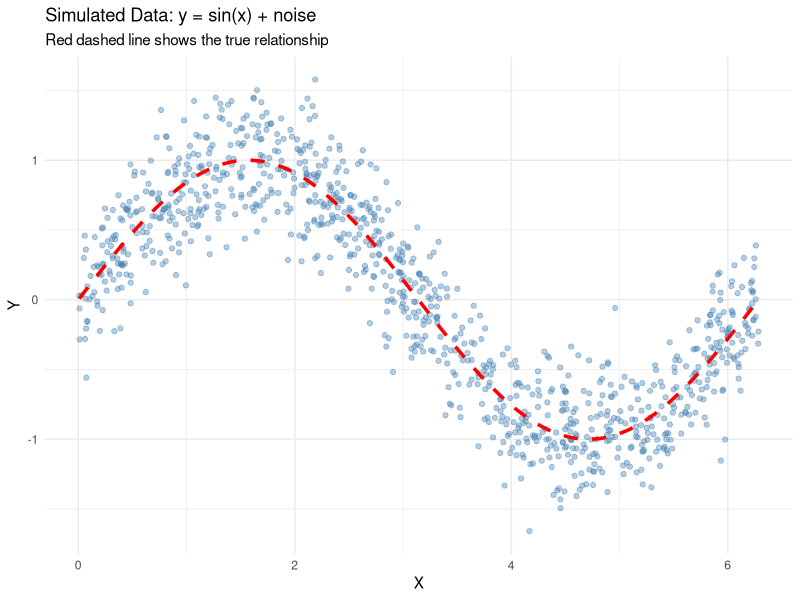
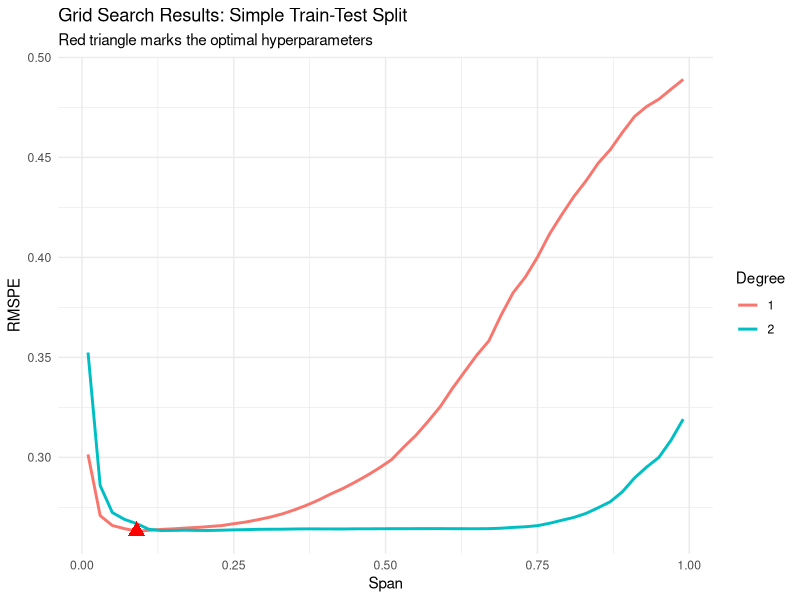
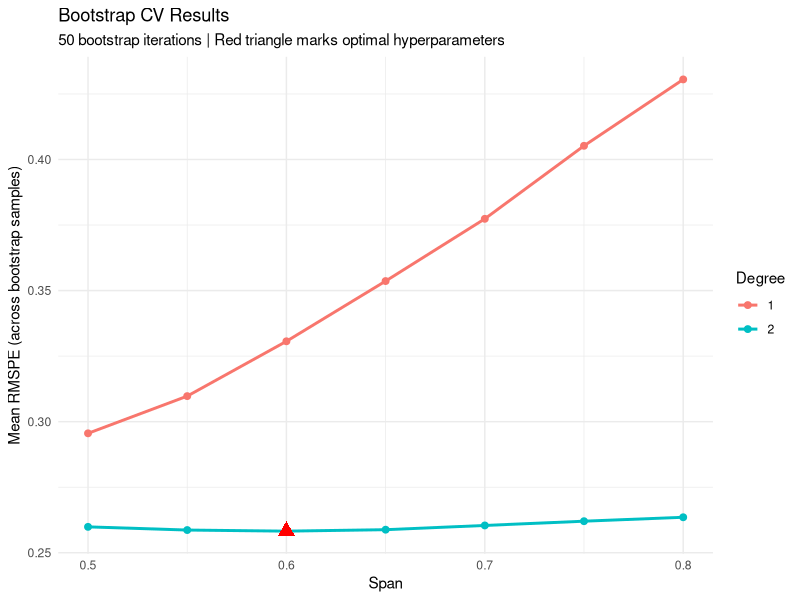

These charts were generated, in order, by the following R code:
## ---- chunk 1
library(tidyverse)
library(knitr)
library(kableExtra)
library(ggplot2)
## ---- chunk 2
n <- 1000
set.seed(1)
x <- sort(runif(n) * 2 * pi)
y <- sin(x) + rnorm(n) / 4
data <- data.frame(y = y, x = x)
## ---- chunk 3
ggplot(data, aes(x = x, y = y)) +
  geom_point(alpha = 0.4, color = "steelblue") +
  geom_line(aes(y = sin(x)), color = "red", size = 1.2, linetype = "dashed") +
  labs(
    title = "Simulated Data: y = sin(x) + noise",
    subtitle = "Red dashed line shows the true relationship",
    x = "X",
    y = "Y"
  ) +
  theme_minimal()
## ---- chunk 4
# Example: Create 10 folds from 100 observations
groups <- cut(1:100, breaks = 10, labels = FALSE)
print(groups)
## ---- chunk 5
# Shuffle to get random assignment
set.seed(123)
groups <- sample(cut(1:100, breaks = 10, labels = FALSE))
print(groups)
table(groups)
## ---- chunk 6
n_unequal <- 9941  # Not evenly divisible by 10
k <- 10
folds <- cut(seq(1, n_unequal), breaks = k, labels = FALSE)
table(folds)
## ---- chunk 7
# Prepare data
k <- 10
set.seed(123) 
data_shuffled <- data[sample(nrow(data)), ]  # Shuffle rows
folds <- cut(seq(1, nrow(data)), breaks = k, labels = FALSE)

# Initialize MSPE vector
mspe <- numeric(k)

# CV loop
for (i in 1:k) {
  # Identify test indices for this fold
  testIndexes <- which(folds == i, arr.ind = TRUE)
  
  # Split data
  test <- data_shuffled[testIndexes, ]
  train <- data_shuffled[-testIndexes, ]
  
  # Fit model (using polynomial regression as example)
  model <- lm(y ~ poly(x, 4), data = train)
  
  # Predict and calculate error
  predictions <- predict(model, test)
  mspe[i] <- mean((test$y - predictions)^2)
}

# Results
cat("MSPE for each fold:\n")
print(round(mspe, 4))
cat("\nMean CV MSPE:", round(mean(mspe), 4), "\n")
cat("SD of CV MSPE:", round(sd(mspe), 4), "\n")
## ---- chunk 8
mspe_sapply <- sapply(1:k, function(i) {
  testIndexes <- which(folds == i, arr.ind = TRUE)
  test <- data_shuffled[testIndexes, ]
  train <- data_shuffled[-testIndexes, ]
  model <- lm(y ~ poly(x, 4), data = train)
  predictions <- predict(model, test)
  mean((test$y - predictions)^2)
})

cat("Results are identical:", all.equal(mspe, mspe_sapply), "\n")
## ---- chunk 9
mspe_lapply <- unlist(lapply(1:k, function(i) {
  testIndexes <- which(folds == i, arr.ind = TRUE)
  test <- data_shuffled[testIndexes, ]
  train <- data_shuffled[-testIndexes, ]
  model <- lm(y ~ poly(x, 4), data = train)
  predictions <- predict(model, test)
  mean((test$y - predictions)^2)
}))

cat("Results are identical:", all.equal(mspe, mspe_lapply), "\n")
## ---- chunk 10
nvalidate <- round(nrow(data) / k)
set.seed(123)
mysample <- sample(nrow(data))  # Shuffled indices
mspe_manual <- c()

for (i in 1:k) {
  # Calculate validation indices
  if (i < k) {
    ind_val <- mysample[((i - 1) * nvalidate + 1):(i * nvalidate)]
  } else {
    # Last fold gets remaining observations
    ind_val <- mysample[((i - 1) * nvalidate + 1):nrow(data)]
  }
  
  val <- data[ind_val, ]
  train <- data[-ind_val, ]
  
  model <- lm(y ~ poly(x, 4), data = train)
  predictions <- predict(model, val)
  mspe_manual[i] <- mean((val$y - predictions)^2)
}

cat("Mean CV MSPE (manual):", round(mean(mspe_manual), 4), "\n")
## ---- chunk 11
# Create hyperparameter grid
grid <- expand.grid(
  span = seq(from = 0.01, to = 1, by = 0.02),
  degree = c(1, 2)
)

cat("Grid has", nrow(grid), "hyperparameter combinations\n")
head(grid)
## ---- chunk 12
# Single train-test split
set.seed(42)
ind <- sample(nrow(data), 0.80 * nrow(data), replace = FALSE)
train <- data[ind, ]
test <- data[-ind, ]

cat("Training set:", nrow(train), "observations\n")
cat("Test set:", nrow(test), "observations\n")
## ---- chunk 13
# Grid search
RMSPE <- numeric(nrow(grid))

for (s in 1:nrow(grid)) {
  model <- loess(
    y ~ x,
    control = loess.control(surface = "direct"),
    degree = grid[s, "degree"],
    span = grid[s, "span"],
    data = train
  )
  
  predictions <- predict(model, test$x)
  RMSPE[s] <- sqrt(mean((test$y - predictions)^2))
}

# Best hyperparameters
best_idx <- which.min(RMSPE)
cat("\nBest hyperparameters:\n")
cat("Span:", grid[best_idx, "span"], "\n")
cat("Degree:", grid[best_idx, "degree"], "\n")
cat("RMSPE:", round(RMSPE[best_idx], 4), "\n")
## ---- chunk 14
results <- cbind(grid, RMSPE)
ggplot(results, aes(x = span, y = RMSPE, color = factor(degree))) +
  geom_line(size = 1) +
  geom_point(data = results[best_idx, ], aes(x = span, y = RMSPE), 
             color = "red", size = 4, shape = 17) +
  labs(
    title = "Grid Search Results: Simple Train-Test Split",
    subtitle = "Red triangle marks the optimal hyperparameters",
    x = "Span",
    y = "RMSPE",
    color = "Degree"
  ) +
  theme_minimal()
## ---- chunk 15
# Run grid search with different random splits
optimal_spans <- numeric(5)
optimal_degrees <- numeric(5)

for (run in 1:5) {
  set.seed(run * 10)  # Different seed each time
  ind <- sample(nrow(data), 0.80 * nrow(data), replace = FALSE)
  train <- data[ind, ]
  test <- data[-ind, ]
  
  RMSPE <- numeric(nrow(grid))
  for (s in 1:nrow(grid)) {
    model <- loess(
      y ~ x,
      control = loess.control(surface = "direct"),
      degree = grid[s, "degree"],
      span = grid[s, "span"],
      data = train
    )
    predictions <- predict(model, test$x)
    RMSPE[s] <- sqrt(mean((test$y - predictions)^2))
  }
  
  best_idx <- which.min(RMSPE)
  optimal_spans[run] <- grid[best_idx, "span"]
  optimal_degrees[run] <- grid[best_idx, "degree"]
}

cat("Optimal span across 5 different splits:\n")
print(optimal_spans)
cat("\nOptimal degree across 5 different splits:\n")
print(optimal_degrees)
## ---- chunk 16
# Use smaller grid for demonstration
grid <- expand.grid(
  span = seq(from = 0.1, to = 0.9, by = 0.1),
  degree = c(1, 2)
)

RMSPE_test <- numeric(5)  # Store final test RMSPE for 5 outer splits

for (l in 1:5) {
  # Outer split: training vs test
  set.seed(10 + l)
  ind <- sample(nrow(data), 0.80 * nrow(data), replace = FALSE)
  test <- data[-ind, ]
  modata <- data[ind, ]  # "model data" for tuning
  
  # Inner k-fold CV for hyperparameter tuning
  k <- 10
  folds <- sample(cut(seq(1, nrow(modata)), breaks = k, labels = FALSE))
  
  OPT <- numeric(k)  # Store best grid index for each fold
  
  for (i in 1:k) {
    testIndexes <- which(folds == i, arr.ind = TRUE)
    val <- modata[testIndexes, ]
    train <- modata[-testIndexes, ]
    
    RMSPE <- numeric(nrow(grid))
    
    for (s in 1:nrow(grid)) {
      model <- loess(
        y ~ x,
        control = loess.control(surface = "direct"),
        degree = grid[s, "degree"],
        span = grid[s, "span"],
        data = train
      )
      
      fit <- predict(model, val$x)
      RMSPE[s] <- sqrt(mean((val$y - fit)^2))
    }
    OPT[i] <- which.min(RMSPE)  # Best hyperparameter for this fold
  }
  
  # Get selected hyperparameters from each fold
  opgrid <- grid[OPT, ]
  colnames(opgrid) <- c("span", "degree")
  
  # Take average span and mode of degree
  opt_span <- mean(opgrid$span)
  opt_degree <- as.numeric(names(sort(table(opgrid$degree), decreasing = TRUE)[1]))
  
  # Train final model on ALL training data
  model <- loess(
    y ~ x,
    control = loess.control(surface = "direct"),
    degree = opt_degree,
    span = opt_span,
    data = modata
  )
  
  # Evaluate on test set
  fit <- predict(model, test$x)
  RMSPE_test[l] <- sqrt(mean((test$y - fit)^2))
  
  cat("Outer split", l, ": Selected span =", round(opt_span, 2), 
      ", degree =", opt_degree, ", Test RMSPE =", round(RMSPE_test[l], 4), "\n")
}

cat("\nMean Test RMSPE:", round(mean(RMSPE_test), 4), "\n")
## ---- chunk 17
grid <- expand.grid(
  span = seq(from = 0.1, to = 0.9, by = 0.1),
  degree = c(1, 2)
)

RMSPE_test <- numeric(5)

for (l in 1:5) {
  # Outer split: training vs test
  set.seed(10 + l)
  ind <- sample(nrow(data), 0.80 * nrow(data), replace = FALSE)
  test <- data[-ind, ]
  modata <- data[ind, ]
  
  # Store mean RMSPE for each hyperparameter setting
  merror <- numeric(nrow(grid))
  
  for (s in 1:nrow(grid)) {
    # Inner k-fold CV for THIS hyperparameter setting
    k <- 10
    folds <- sample(cut(seq(1, nrow(modata)), breaks = k, labels = FALSE))
    rmspe <- numeric(k)
    
    for (i in 1:k) {
      testIndexes <- which(folds == i, arr.ind = TRUE)
      val <- modata[testIndexes, ]
      train <- modata[-testIndexes, ]
      
      model <- loess(
        y ~ x,
        control = loess.control(surface = "direct"),
        degree = grid[s, "degree"],
        span = grid[s, "span"],
        data = train
      )
      
      rmspe[i] <- sqrt(mean((val$y - predict(model, val$x))^2))
    }
    
    # Average RMSPE across all folds for this hyperparameter
    merror[s] <- mean(rmspe)
  }
  
  # Select hyperparameter with lowest AVERAGE error
  opt_idx <- which.min(merror)
  opt_degree <- grid[opt_idx, "degree"]
  opt_span <- grid[opt_idx, "span"]
  
  # Train final model on ALL training data
  model <- loess(
    y ~ x,
    control = loess.control(surface = "direct"),
    degree = opt_degree,
    span = opt_span,
    data = modata
  )
  
  # Evaluate on test set
  fit <- predict(model, test$x)
  RMSPE_test[l] <- sqrt(mean((test$y - fit)^2))
  
  cat("Outer split", l, ": Selected span =", opt_span, 
      ", degree =", opt_degree, ", Test RMSPE =", round(RMSPE_test[l], 4), "\n")
}

cat("\nMean Test RMSPE:", round(mean(RMSPE_test), 4), "\n")
## ---- chunk 18
# Visualize the difference between approaches
comparison_df <- data.frame(
  Approach = factor(c("1. Single Split", "2. Per-Fold Selection", "3. Averaged Error"),
                    levels = c("1. Single Split", "2. Per-Fold Selection", "3. Averaged Error")),
  Description = c(
    "Single random split\nHigh variance",
    "Select per fold,\nthen average selections",
    "Average errors,\nthen select (BEST)"
  )
)

kable(data.frame(
  Approach = c("1. Single Split", "2. Per-Fold Selection", "3. Averaged Error"),
  Pros = c("Fast, simple", "Uses CV, more stable", "Most reliable selection"),
  Cons = c("High variance, unstable", "May average incompatible selections", "More computation"),
  Recommendation = c("Avoid", "Acceptable", "Recommended")
), caption = "Comparison of Hyperparameter Tuning Approaches") %>%
  kable_styling(bootstrap_options = c("striped", "hover"), full_width = FALSE)
## ---- chunk 19
# Original "data" (indices 1-100)
a <- 1:100

# Bootstrap sample
set.seed(42)
b <- sample(a, 100, replace = TRUE)

# How many unique observations were selected?
b_unique <- unique(b)
cat("Unique observations in bootstrap sample:", length(b_unique), "\n")
cat("Percentage of data used:", length(b_unique)/length(b) * 100, "%\n")
## ---- chunk 20
# OOB observations (those not in the bootstrap sample)
oob <- setdiff(a, b_unique)

cat("Number of OOB observations:", length(oob), "\n")
cat("OOB percentage:", length(oob)/length(a) * 100, "%\n")
## ---- chunk 21
# Run many bootstrap samples and track OOB percentage
set.seed(123)
oob_percentages <- numeric(1000)

for (i in 1:1000) {
  boot_sample <- sample(100, 100, replace = TRUE)
  oob_percentages[i] <- (100 - length(unique(boot_sample))) / 100
}

cat("Mean OOB percentage:", round(mean(oob_percentages) * 100, 1), "%\n")
cat("Theoretical:", round(exp(-1) * 100, 1), "%\n")
## ---- chunk 22
# Example: Splitting a data frame using bootstrap
set.seed(123)
x <- rnorm(100)
y <- 2*x + rnorm(100)
df <- data.frame(x, y)

# Bootstrap indices
ind <- sample(nrow(df), nrow(df), replace = TRUE)

# Training set: bootstrap sample
train <- df[ind, ]
cat("Training set size:", nrow(train), "rows\n")
cat("(Some rows are duplicated)\n")

# Test set: OOB observations
test <- df[-unique(ind), ]
cat("\nTest set (OOB) size:", nrow(test), "rows\n")
cat("OOB percentage:", round(nrow(test)/nrow(df) * 100, 1), "%\n")
## ---- chunk 23
# Smaller grid for faster computation
grid <- expand.grid(
  span = seq(from = 0.5, to = 0.8, by = 0.05),
  degree = c(1, 2)
)

B <- 50  # Number of bootstrap iterations

mean_rmspe <- numeric(nrow(grid))

for (i in 1:nrow(grid)) {
  rmspe <- numeric(B)
  
  for (j in 1:B) {
    # Bootstrap sample
    ind <- unique(sample(nrow(data), nrow(data), replace = TRUE))
    train <- data[ind, ]
    val <- data[-ind, ]  # OOB observations
    
    # Fit model
    model <- loess(
      y ~ x,
      control = loess.control(surface = "direct"),
      degree = grid[i, "degree"],
      span = grid[i, "span"],
      data = train
    )
    
    # Evaluate on OOB
    yhat <- predict(model, val)
    rmspe[j] <- sqrt(mean((val$y - yhat)^2))
  }
  
  mean_rmspe[i] <- mean(rmspe)
}

# Best hyperparameters
best_idx <- which.min(mean_rmspe)
cat("Best hyperparameters (Bootstrap CV):\n")
cat("Span:", grid[best_idx, "span"], "\n")
cat("Degree:", grid[best_idx, "degree"], "\n")
cat("Mean RMSPE:", round(mean_rmspe[best_idx], 4), "\n")
## ---- chunk 24
results_boot <- cbind(grid, mean_rmspe)
ggplot(results_boot, aes(x = span, y = mean_rmspe, color = factor(degree))) +
  geom_line(size = 1) +
  geom_point(size = 2) +
  geom_point(data = results_boot[best_idx, ], aes(x = span, y = mean_rmspe),
             color = "red", size = 4, shape = 17) +
  labs(
    title = "Bootstrap CV Results",
    subtitle = paste("50 bootstrap iterations | Red triangle marks optimal hyperparameters"),
    x = "Span",
    y = "Mean RMSPE (across bootstrap samples)",
    color = "Degree"
  ) +
  theme_minimal()
## ---- chunk 25
grid <- expand.grid(
  span = seq(from = 0.5, to = 0.8, by = 0.05),
  degree = c(1, 2)
)

frmspe <- numeric(8)  # Final RMSPE for each outer iteration

for (t in 1:8) {
  # Outer split: hold out 20% for testing
  set.seed(100 + t)
  testid <- sample(nrow(data), nrow(data) * 0.2)
  test <- data[testid, ]
  mdata <- data[-testid, ]  # "model data" for tuning
  
  mean_rmspe <- numeric(nrow(grid))
  
  for (i in 1:nrow(grid)) {
    rmspe <- numeric(20)  # 20 bootstrap iterations
    
    for (j in 1:20) {
      # Bootstrap from model data
      ind <- sample(nrow(mdata), nrow(mdata), replace = TRUE)
      ind <- unique(ind)
      
      train <- mdata[ind, ]
      val <- mdata[-ind, ]  # OOB
      
      model <- loess(
        y ~ x,
        control = loess.control(surface = "direct"),
        degree = grid[i, "degree"],
        span = grid[i, "span"],
        data = train
      )
      
      yhat <- predict(model, val)
      rmspe[j] <- sqrt(mean((val$y - yhat)^2))
    }
    mean_rmspe[i] <- mean(rmspe)
  }
  
  # Select best hyperparameters
  opt <- which.min(mean_rmspe)
  
  # Train final model on ALL model data with selected hyperparameters
  fmodel <- loess(
    y ~ x,
    control = loess.control(surface = "direct"),
    degree = grid[opt, "degree"],
    span = grid[opt, "span"],
    data = mdata
  )
  
  # Evaluate on held-out test set
  yhat <- predict(fmodel, test)
  frmspe[t] <- sqrt(mean((test$y - yhat)^2))
  
  cat("Outer iteration", t, ": span =", grid[opt, "span"], 
      ", degree =", grid[opt, "degree"], 
      ", Test RMSPE =", round(frmspe[t], 4), "\n")
}

cat("\n--- Final Results ---\n")
cat("Mean Test RMSPE:", round(mean(frmspe), 4), "\n")
cat("SD Test RMSPE:", round(sd(frmspe), 4), "\n")
## ---- chunk 26
kable(data.frame(
  Aspect = c(
    "Validation set size",
    "Training set size", 
    "Overlap between iterations",
    "Number of iterations",
    "Computation",
    "Variance of estimate"
  ),
  `k-Fold CV` = c(
    "~10% (for k=10)",
    "~90% (for k=10)",
    "None (each obs in exactly 1 fold)",
    "Fixed at k",
    "k model fits per hyperparameter",
    "Lower (more structured)"
  ),
  `Bootstrap CV` = c(
    "~36.8% (OOB)",
    "~63.2% (unique)",
    "Varies randomly each iteration",
    "User choice (B)",
    "B model fits per hyperparameter",
    "Higher (more random)"
  )
), caption = "k-Fold CV vs Bootstrap CV Comparison") %>%
  kable_styling(bootstrap_options = c("striped", "hover"), full_width = FALSE)
## ---- chunk 27
sessionInfo()
